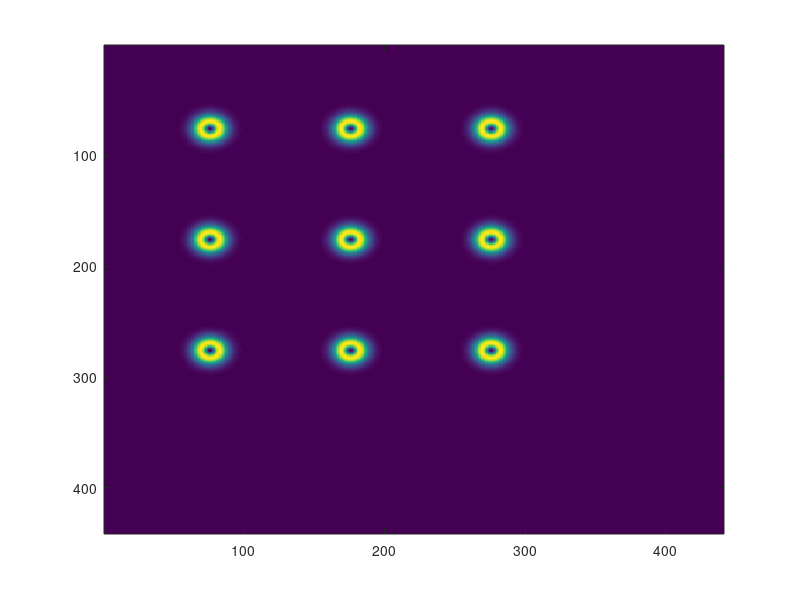
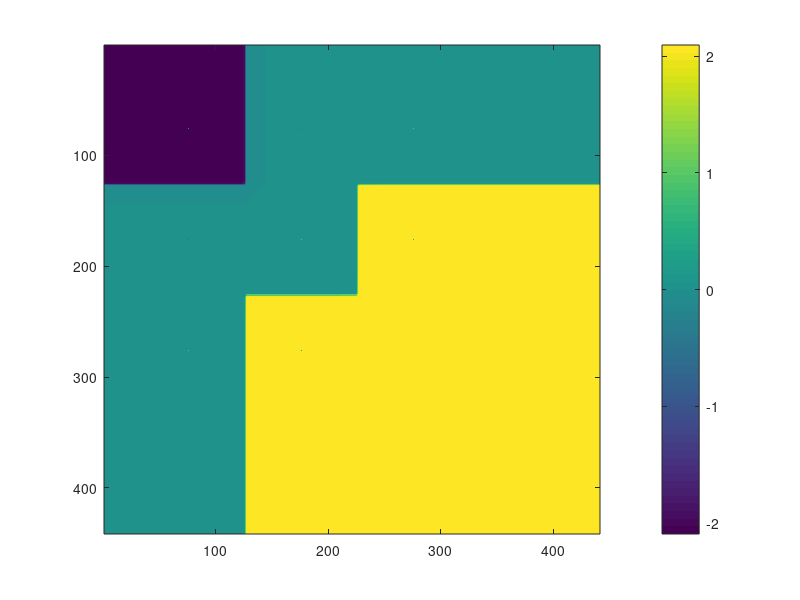

Recreate these plots in MATLAB, in order. (Note: this script raises an error after producing the figures.)
clc;
clear all;
close all;

%% define a backbone
global lambda k AmpImage N M meshSize z;
N = 3; %3by3
space = 200e-6; %Spacing between elements
z = 1000e-6; % Distance of Image plane from the resonator plane

lambda = 1.550e-6;
k = 2 * pi / lambda;

Amp_sample = ones(N,N);
Phase_sample = [-2.09439510239320	0	0
0	0	2.09439510239320
0	2.09439510239320	2.09439510239320];

% sizeOfResonator = 10e-6; %10um.
spotSizeOuter = 20e-6;
spotSizeInner = 10e-6;
meshSize = 2000E-9;

boundary = 00e-6;

nearFields{N,N} = 0;

totalMesh = (space + boundary+ spotSizeOuter)*(N+1)/meshSize;

[xsNear, ysNear] = meshgrid((0:totalMesh) .* meshSize); % defining near field grid + xN/2

nearField = 0;

%% Generate the sample plane profile
for col = 1:N
    for row = 1:N
        nearFields{row, col} = Amp_sample(row, col) *...
            (exp((-((xsNear - boundary*2 - (col-0.25) * space).^2 + ...
            (ysNear - boundary*2 - (row-0.25) * space).^2) / (spotSizeOuter^2)))-...
            exp((-((xsNear - boundary*2 - (col-0.25) * space).^2 + ...
            (ysNear - boundary*2 - (row-0.25) * space).^2) / (spotSizeInner^2))))* ...
            exp(1i * Phase_sample(row, col));
        nearField = nearField + nearFields{row, col};
    end
end

figure;
imagesc(abs(nearField));

figure;
imagesc(angle(nearField));
colorbar

%% calculate the hologram
E_holo = HologramHelperClass.supperposition(conj(nearField));

figure;
imagesc(abs((E_holo.*E_holo)));

figure;
imagesc(angle(E_holo));
